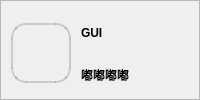
              <widget class="QFrame" name="leftbox_top">
               <property name="sizePolicy">
                <sizepolicy hsizetype="Expanding" vsizetype="Preferred">
                 <horstretch>0</horstretch>
                 <verstretch>0</verstretch>
                </sizepolicy>
               </property>
               <property name="minimumSize">
                <size>
                 <width>180</width>
                 <height>0</height>
                </size>
               </property>
               <property name="frameShape">
                <enum>QFrame::Shape::StyledPanel</enum>
               </property>
               <property name="frameShadow">
                <enum>QFrame::Shadow::Raised</enum>
               </property>
               <layout class="QHBoxLayout" name="horizontalLayout_8" stretch="4,6">
                <property name="spacing">
                 <number>5</number>
                </property>
                <property name="leftMargin">
                 <number>10</number>
                </property>
                <property name="topMargin">
                 <number>10</number>
                </property>
                <property name="rightMargin">
                 <number>15</number>
                </property>
                <property name="bottomMargin">
                 <number>3</number>
                </property>
                <item>
                 <widget class="QFrame" name="logo">
                  <property name="sizePolicy">
                   <sizepolicy hsizetype="Preferred" vsizetype="Preferred">
                    <horstretch>0</horstretch>
                    <verstretch>0</verstretch>
                   </sizepolicy>
                  </property>
                  <property name="minimumSize">
                   <size>
                    <width>60</width>
                    <height>60</height>
                   </size>
                  </property>
                  <property name="maximumSize">
                   <size>
                    <width>60</width>
                    <height>60</height>
                   </size>
                  </property>
                  <property name="styleSheet">
                   <string notr="true">image: url(:/leftbox/images/yoloshow.png);
border:2px solid rgba(0,0,0,15%);
border-radius: 15%;
</string>
                  </property>
                  <property name="frameShape">
                   <enum>QFrame::Shape::StyledPanel</enum>
                  </property>
                  <property name="frameShadow">
                   <enum>QFrame::Shadow::Raised</enum>
                  </property>
                 </widget>
                </item>
                <item>
                 <widget class="QFrame" name="top_intro">
                  <property name="styleSheet">
                   <string notr="true">QLabel{
	color: black;
	font: 600 italic 9pt &quot;Segoe UI&quot;;
	font-weight: bold;
}
QFrame{
	border:none;
}</string>
                  </property>
                  <property name="frameShape">
                   <enum>QFrame::Shape::StyledPanel</enum>
                  </property>
                  <property name="frameShadow">
                   <enum>QFrame::Shadow::Raised</enum>
                  </property>
                  <layout class="QVBoxLayout" name="verticalLayout_20">
                   <property name="spacing">
                    <number>0</number>
                   </property>
                   <property name="leftMargin">
                    <number>5</number>
                   </property>
                   <property name="topMargin">
                    <number>0</number>
                   </property>
                   <property name="rightMargin">
                    <number>0</number>
                   </property>
                   <property name="bottomMargin">
                    <number>0</number>
                   </property>
                   <item>
                    <widget class="QLabel" name="label">
                     <property name="text">
                      <string>GUI</string>
                     </property>
                    </widget>
                   </item>
                   <item>
                    <widget class="QLabel" name="label_3">
                     <property name="text">
                      <string>嘟嘟嘟嘟</string>
                     </property>
                    </widget>
                   </item>
                  </layout>
                 </widget>
                </item>
               </layout>
              </widget>
